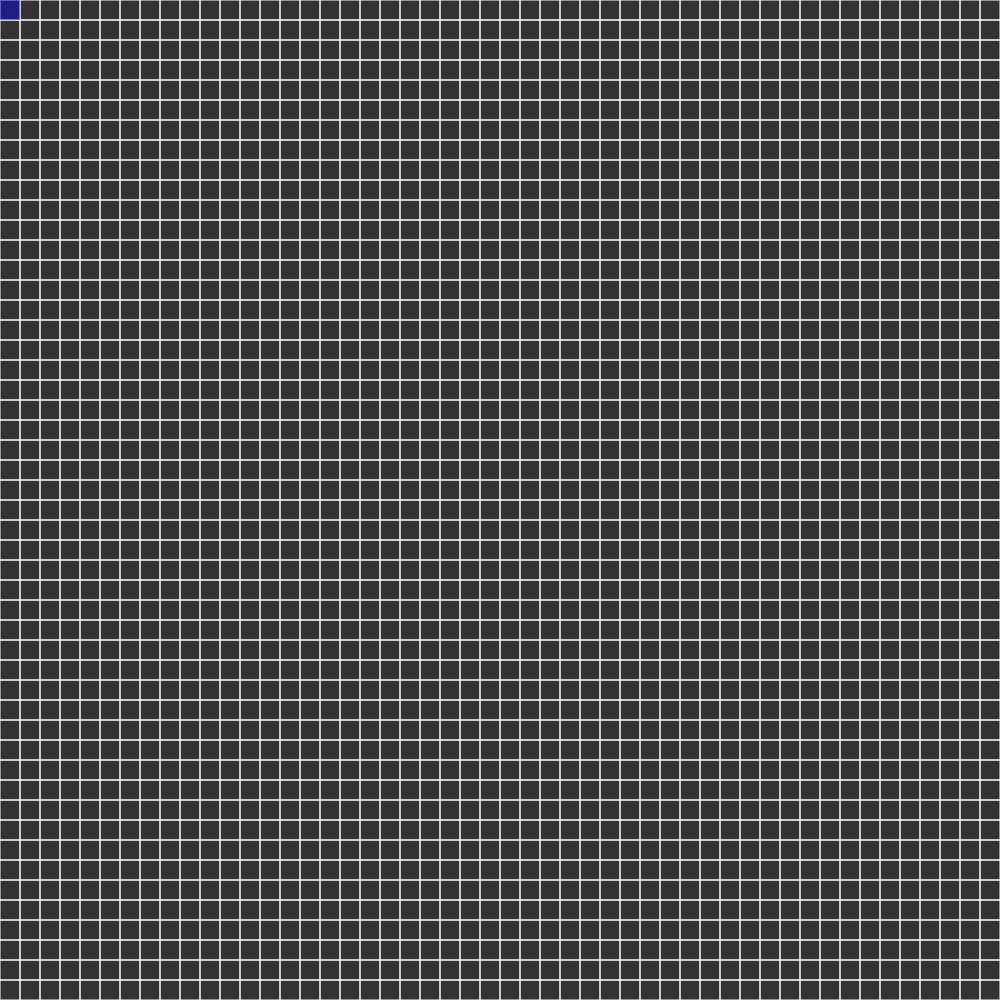
Frame 1 (no input)
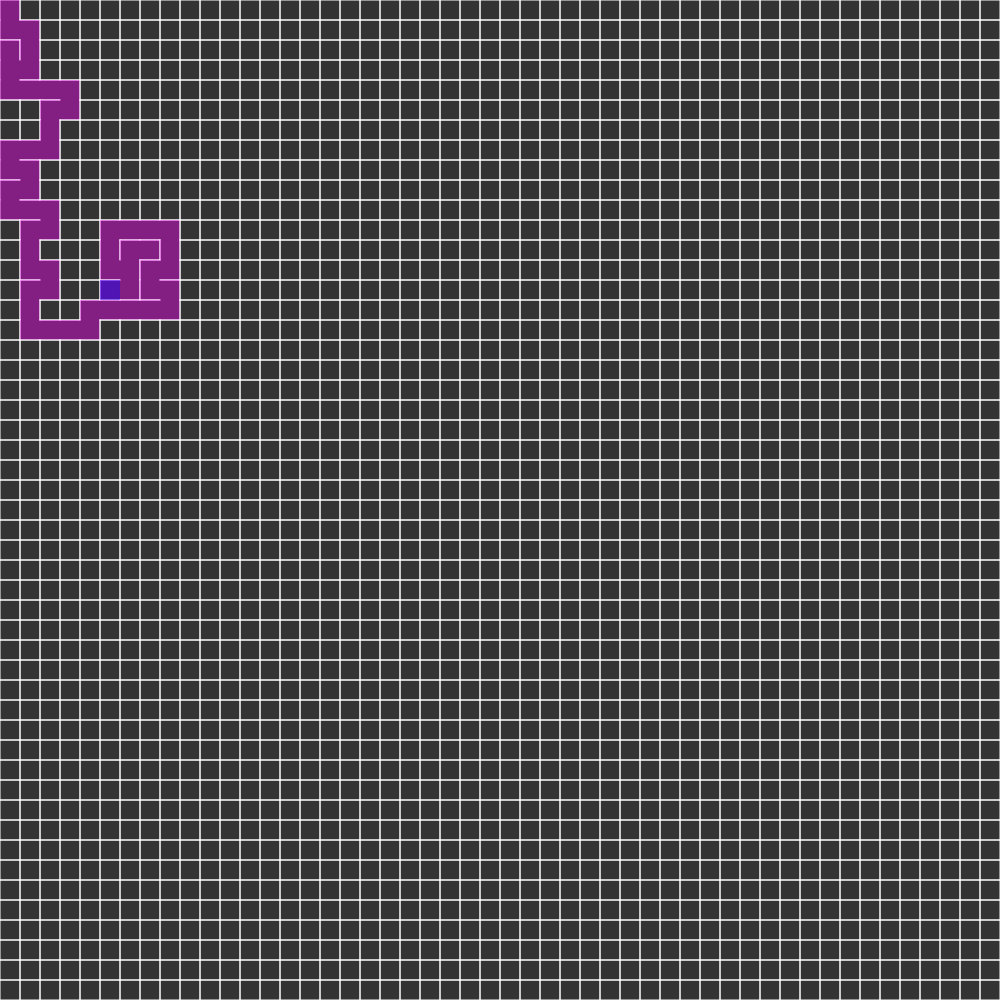
Frame 60 (no input)
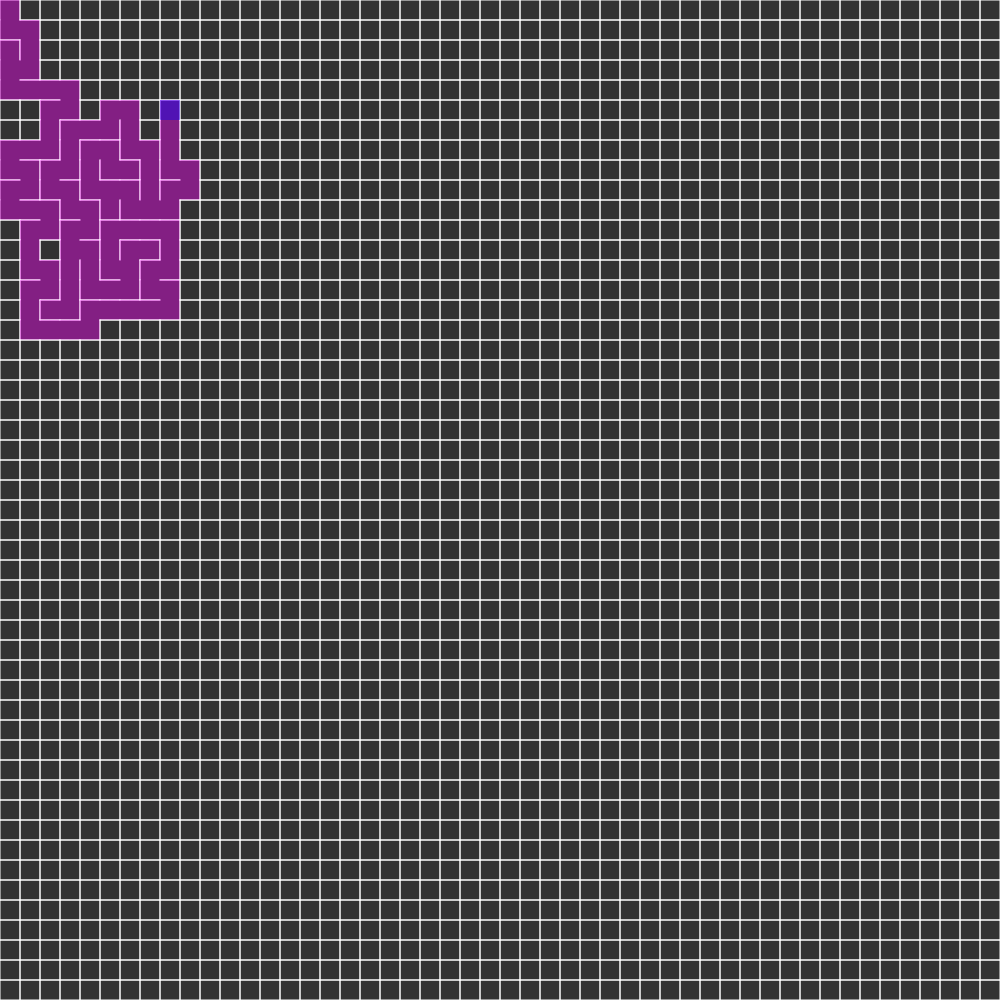
Frame 120 (the mouse pressed at the canvas centre since frame 60)

The p5.js sketch that drew these frames (run headless with seeded random() and noise() and a simulated clock; from frame 60 on, the mouse is pressed at the canvas centre):

// p5.js sketch
// ── sketch.js
var cols, rows;
var w = 20;
var grid = [];

var current;
var stack = [];

function setup() {
  createCanvas(window.innerHeight, window.innerHeight);
  cols = floor(width / w);
  rows = floor(height / w);
  //frameRate(5);

  for (var j = 0; j < rows; j++) {
    for (var i = 0; i < cols; i++) {
      var cell = new Cell(i, j);
      grid.push(cell);
    }
  }

  current = grid[0];
}

function draw() {
  background(51);
  for (var i = 0; i < grid.length; i++) {
    grid[i].show();
  }

  // Step 1
  current.visited = true;
  current.highlight();
  var next = current.checkNeighbours();
  if (next) {
    next.visited = true;

    // Step 2
    stack.push(current);

    // Step 3
    removeWalls(current, next);

    // Step 4
    current = next;
  } else if (stack.length > 0) {
    current = stack.pop();
  }
}

function index(i, j) {
  if (i < 0 || j < 0 || i > cols - 1 || j > rows - 1) return -1;
  return i + j * cols;
}

function removeWalls(a, b) {
  //console.log("remove");
  var x = a.i - b.i;
  if (x == 1) {
    a.walls[3] = false;
    b.walls[1] = false;
  } else if (x == -1) {
    a.walls[1] = false;
    b.walls[3] = false;
  }
  var y = a.j - b.j;
  if (y == 1) {
    a.walls[0] = false;
    b.walls[2] = false;
  } else if (y == -1) {
    a.walls[2] = false;
    b.walls[0] = false;
  }
}

function Cell(i, j) {
  this.i = i;
  this.j = j;
  this.walls = [true, true, true, true]; // top, right, bottom, left
  this.visited = false;

  this.highlight = function() {
    var x = this.i * w;
    var y = this.j * w;
    noStroke();
    fill(0, 0, 255, 100);
    rect(x, y, w, w);
  }

  this.checkNeighbours = function() {
    var neighbours = [];

    var top = grid[index(i, j - 1)];
    var right = grid[index(i + 1, j)];
    var bottom = grid[index(i, j + 1)];
    var left = grid[index(i - 1, j)];

    if (top && !top.visited)
      neighbours.push(top);
    if (right && !right.visited)
      neighbours.push(right);
    if (bottom && !bottom.visited)
      neighbours.push(bottom);
    if (left && !left.visited)
      neighbours.push(left);

      if (neighbours.length > 0) {
        var r = floor(random(0, neighbours.length));
        return neighbours[r];
      } else {
        return undefined;
      }
  }

  this.show = function() {
    var x = i * w;
    var y = j * w;
    stroke(255);
    if (this.walls[0])
      line(x, y, x + w, y);
    if (this.walls[1])
      line(x + w, y, x + w, y + w);
    if (this.walls[2])
      line(x + w, y + w, x, y + w);
    if (this.walls[3])
      line(x, y + w, x, y);
    
    if (this.visited) {
      noStroke();
      fill(255, 0, 255, 100);
      rect(x, y, w, w);
    }
  }
}
